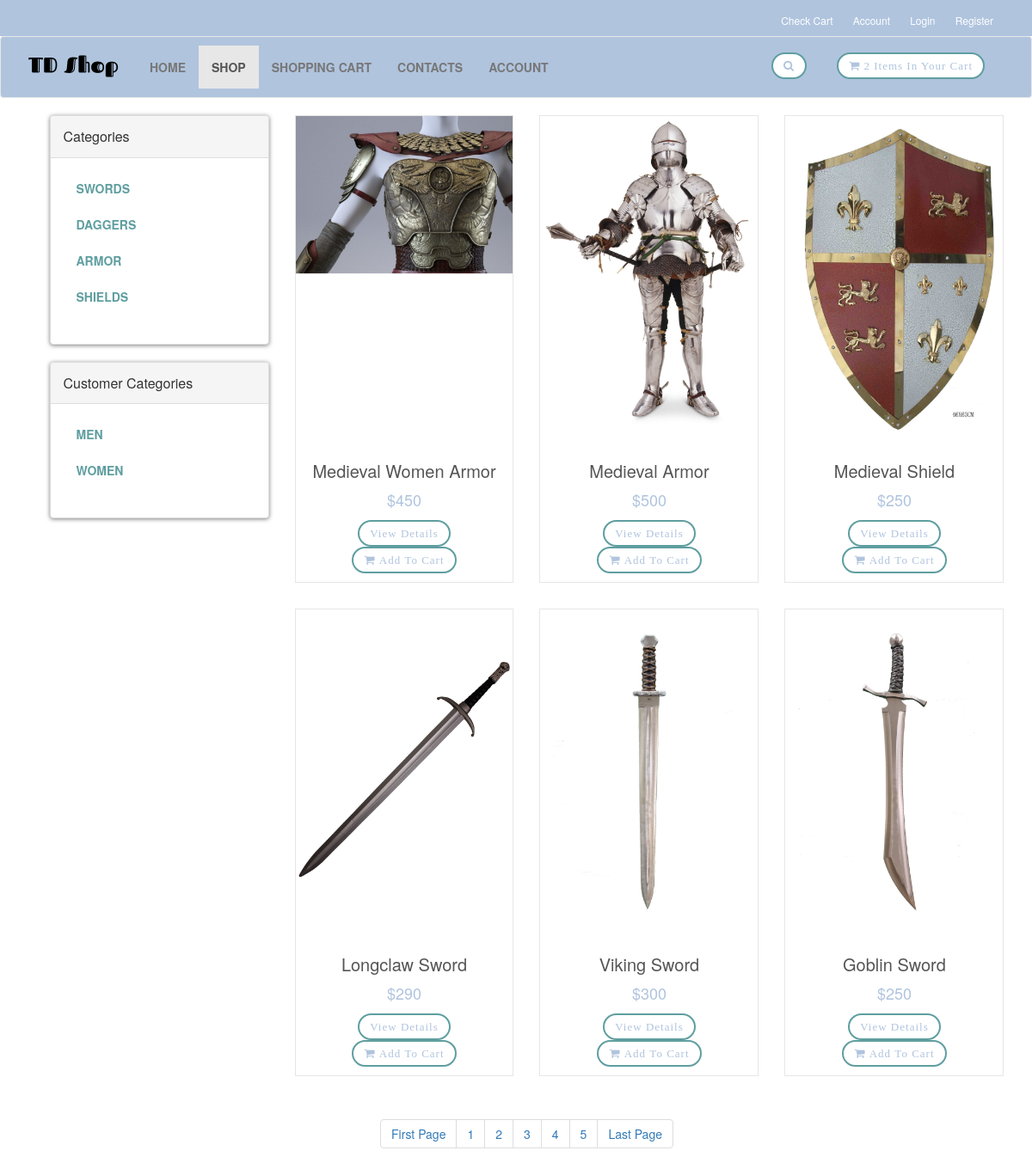
The page /shop.php on the database its author committed.
### tables this page shows
CREATE TABLE `product_categories` (
  `p_cat_id` int(10) NOT NULL,
  `p_cat_title` text NOT NULL,
  `p_cat_desc` text NOT NULL
);

CREATE TABLE `customer_categories` (
  `cat_id` int(10) NOT NULL,
  `cat_title` text NOT NULL,
  `cat_desc` text NOT NULL
);

CREATE TABLE `products` (
  `product_id` int(10) NOT NULL,
  `p_cat_id` int(10) NOT NULL,
  `cat_id` int(10) NOT NULL,
  `date` timestamp NOT NULL DEFAULT current_timestamp() ON UPDATE current_timestamp(),
  `product_title` text NOT NULL,
  `product_img1` text NOT NULL,
  `product_price` int(10) NOT NULL,
  `product_keywords` text NOT NULL,
  `product_desc` text NOT NULL
);

### shop.php (the view, shortened to what this page needs)
<?php
include_once("functions/functions.php");
?>
<!DOCTYPE html>
<html lang="en">
<head>
    <link rel="stylesheet" href="styles/bootstrap-337.min.css">
    <link rel="stylesheet" href="font-awsome/css/font-awesome.min.css">
    <link rel="stylesheet" href="styles/style.css">
</head>
<body>
   <div id="top">
       <div class="container">
           <div class="col-md-6 offer">
               <a href="checkout.php">No Items In Your Cart | Total Price: $0 </a>
           </div>
           <div class="col-md-6">
               <ul class="menu">
                   <li>
                       <a href="cart.php">Check Cart</a>
                   </li>
                   <li>
                       <a href="customer/account.php">Account</a>
                   </li>
                   <li>
                       <a href="checkout.php">Login</a>
                   </li>
                   <li>
                       <a href="register.php">Register</a>
                   </li>
               </ul>
           </div>
       </div>
   </div>
   <div id="navbar" class="navbar navbar-default">
       <div class="container">
           <div class="navbar-header">
               <a href="index.php" class="navbar-brand home">
                   <img src="images/Webshop-logo.png" alt="Webshop Logo" class="hidden-xs">
               </a>
           </div>
           <div class="navbar-collapse collapse" id="navigation">
               <div class="padding-nav">
                   <ul class="nav navbar-nav left">
                       <li>
                           <a href="index.php">Home</a>
                       </li>
                       <li class="active">
                           <a href="shop.php">Shop</a>
                       </li>
                       <li>
                           <a href="cart.php">Shopping Cart</a>
                       </li>
                       <li>
                           <a href="contact.php">Contacts</a>
                       </li>
                        <li>
                           <a href="customer/account.php">Account</a>
                       </li>
                   </ul>
               </div>
               <a href="cart.php" class="btn navbar-btn btn-primary right">
                   <i class="fa fa-shopping-cart"></i>
                   <span>2 Items In Your Cart</span>
               </a>
               <div class="navbar-collapse collapse right">
                   <button class="btn btn-primary navbar-btn" type="button" data-toggle="collapse" data-target="#search">
                       <i class="fa fa-search"></i>
                   </button>
               </div>
           </div>
       </div>
   </div>
   <div id="content">
       <div class="container">
           <div class="col-md-3">
           <?php
            include("sidebar.php");
            ?>
           </div>
           <div class="col-md-9">
               <div class="row">
                   <?php
                      if(!isset($_GET['p_cat'])){
                       if(!isset($_GET['cat'])){
                          $per_page=6;
                          if(isset($_GET['page'])){
                              $page = $_GET['page'];
                          }else{
                              $page=1;
                          }
                          $start_from = ($page-1) * $per_page;
                          $get_products = "select * from products order by 1 DESC LIMIT $start_from,$per_page";
                          $run_products = mysqli_query($con,$get_products);
                          while($row_products=mysqli_fetch_array($run_products)){
                              $pro_id = $row_products['product_id'];
                              $pro_title = $row_products['product_title'];
                              $pro_price = $row_products['product_price'];
                              $pro_img1 = $row_products['product_img1'];
                              echo "
                                  <div class='col-md-4 col-sm-6 center-responsive'>
                                      <div class='product'>
                                          <a href='details.php?pro_id=$pro_id'>
                                              <img class='img-responsive' src='admin_area/product_images/$pro_img1'>
                                          </a>
                                          <div class='text'>
                                              <h3>
                                                  <a href='details.php?pro_id=$pro_id'> $pro_title </a>
                                              </h3>
                                              <p class='price'>
                                                  $$pro_price
                                              </p>
                                              <p class='buttons'>
                                                <center>
                                                  <a class='btn btn-primary' href='details.php?pro_id=$pro_id'>
                                                      View Details
                                                  </a>
                                                  <a class='btn btn-primary' href='details.php?pro_id=$pro_id'>
                                                      <i class='fa fa-shopping-cart'> Add To Cart </i>
                                                  </a>
                                                </center>
                                              </p>
                                          </div>
                                      </div>
                                  </div>
                              ";
                          }
                        }
                      }
                   ?>
             </div>
        </div>
           <center>
               <ul class="pagination">
                   <li class="active;"><a href="#">First Page</a></li>
                   <li><a href="#">1</a></li>
                   <li><a href="#">2</a></li>
                   <li><a href="#">3</a></li>
                   <li><a href="#">4</a></li>
                   <li><a href="#">5</a></li>
                   <li><a href="#">Last Page</a></li>
               </ul>
           </center>
           </div>
       </div>
</body>
</html>

### functions/functions.php (shortened to what this page needs)
<?php
$db = mysqli_connect("localhost","root","","TD-Shop");
function getPCategories(){
    global $db;
    $get_p_cats = "select * from product_categories";
    $run_p_cats = mysqli_query($db,$get_p_cats);
    while($row_p_cats=mysqli_fetch_array($run_p_cats)){
        $p_cat_id = $row_p_cats['p_cat_id'];
        $p_cat_title = $row_p_cats['p_cat_title'];
        echo "
            <li>
                <a href='shop.php?p_cat=$p_cat_id'> $p_cat_title </a>
            </li>
        ";
    }
}
function getCategories(){
    global $db;
    $get_cats = "select * from customer_categories";
    $run_cats = mysqli_query($db,$get_cats);
    while($row_p_cats=mysqli_fetch_array($run_cats)){
        $cat_id = $row_p_cats['cat_id'];
        $cat_title = $row_p_cats['cat_title'];
        echo "
            <li>
                <a href='shop.php?cat=$cat_id'> $cat_title </a>
            </li>
        ";
    }
}
?>

### styles/style.css (style rules this page uses)
body { font-size: 14px; line-height: 1.42857143; color: #B0C4DE; background: #ffffff; overflow-x: hidden; }
#top { background: #B0C4DE; color: #ffffff; padding: 10px 0; }
#top .offer { color: #ffffff; }
#top a { color: #B0C4DE; }
#top ul.menu { padding-top: 5px; margin: 0px; text-align: right; font-size: 12px; list-style: none; }
#top ul.menu > li { display: inline-block; }
#top ul.menu > li a { color: #ffffff; }
#top ul.menu > li + li:before { content: "|\00a0"; color: #B0C4DE; padding: 0 5px; }
.navbar { background: #B0C4DE; }
.navbar-collapse .right { float: right; }
.navbar-brand { float: left; padding: 10px 15px; font-size: 18px; line-height: 20px; height: 70px; }
.navbar ul.nav > li > a { text-transform: uppercase; font-weight: bold; font-size: 14px; background: #B0C4DE; }
.padding-nav { padding-top: 10px; }
.btn { margin-left: 10px; margin-right: 10px; }
.btn-primary { font-family: Raleway-SemiBold; font-size: 13px; color: #B0C4DE; letter-spacing: 1px; line-height: 15px; border: 2px solid #5F9EA0; border-radius: 40px; background: transparent; background-color: #fff !important; transition: all 0.3s ease 0s; }
#content { padding-left: 25px; }
#content .product { background: #ffffff; border: solid 1px #e6e6e6; margin-bottom: 30px; box-sizing: border-box; }
#content .product .text { padding: 10px 10px 0px; }
#content .product .text p.price { font-size: 18px; text-align: center; font-weight: 400; }
#content .product .text h3 { text-align: center; color: #B0C4DE; font-size: 20px; }
#content .product .text h3 a { color: rgb(85, 85, 85); }
#content .panel.sidebar-menu ul.nav.category-menu li a { text-transform: uppercase; font-weight: 600; color: #5F9EA0; }

### rows shown on the page
product_categories: p_cat_title "SWORDS"
product_categories: p_cat_title "DAGGERS"
product_categories: p_cat_title "ARMOR"
product_categories: p_cat_title "SHIELDS"
customer_categories: cat_title "MEN"
customer_categories: cat_title "WOMEN"
products: product_img1 (picture), product_title "Medieval Women Armor", product_price "450"
products: product_img1 (picture), product_title "Medieval Armor", product_price "500"
products: product_img1 (picture), product_title "Medieval Shield", product_price "250"
products: product_img1 (picture), product_title "Longclaw Sword", product_price "290"
products: product_img1 (picture), product_title "Viking Sword", product_price "300"
products: product_img1 (picture), product_title "Goblin Sword", product_price "250"
